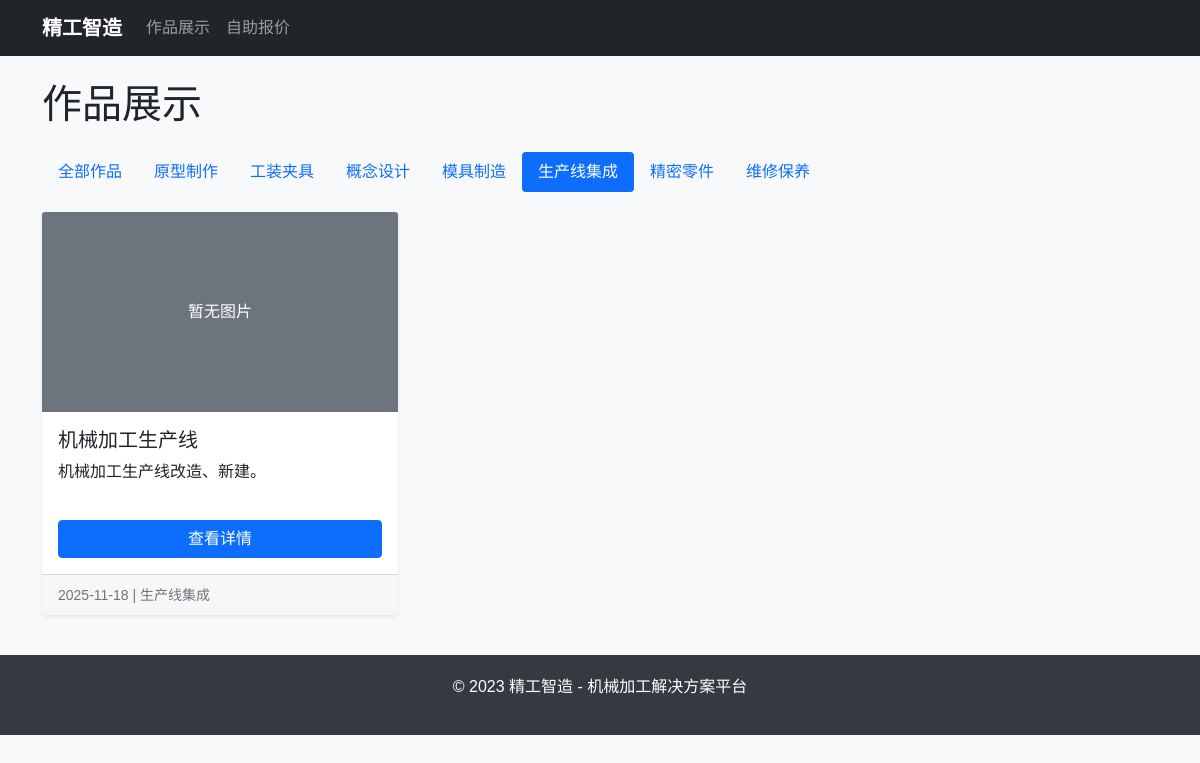
Screenshot of /gallery/category/production-line/ with the database file from the repository.
### gallery/models.py (models this page shows, shortened)
class Category(models.Model):
    name = models.CharField(max_length=100, unique=True, verbose_name='分类名称')
    slug = models.SlugField(max_length=100, blank=True, verbose_name='URL标识')
    description = models.TextField(blank=True, verbose_name='分类描述')
    created_at = models.DateTimeField(auto_now_add=True, verbose_name='创建时间')
    class Meta:
        verbose_name = '作品分类'
        verbose_name_plural = '作品分类'
        ordering = ['name']

class Work(models.Model):
    WORK_CATEGORIES = [
        ('precise_part', '精密零件'),
        ('fixture', '工装夹具'),
        ('production_line', '生产线集成'),
        ('concept_design', '概念设计'),
    ]
    title = models.CharField(max_length=200, verbose_name='作品标题')
    description = models.TextField(verbose_name='作品描述')
    category = models.ForeignKey(Category, on_delete=models.CASCADE, verbose_name='分类')
    image = models.ImageField(upload_to='works/images/', blank=True, verbose_name='展示图片')
    project_background = models.TextField(verbose_name='项目背景')
    model_file = models.FileField(upload_to='works/models/', blank=True, verbose_name='3D模型文件')
    process_difficulties = models.TextField(verbose_name='加工难点与解决方案')
    equipment_used = models.TextField(verbose_name='使用设备')
    materials = models.TextField(verbose_name='材料')
    process_techniques = models.TextField(verbose_name='工艺')
    project_duration = models.CharField(max_length=100, verbose_name='项目周期')
    video_url = models.URLField(blank=True, verbose_name='视频链接')
    is_featured = models.BooleanField(default=False, verbose_name='推荐作品')
    created_at = models.DateTimeField(auto_now_add=True, verbose_name='创建时间')
    updated_at = models.DateTimeField(auto_now=True, verbose_name='更新时间')
    class Meta:
        verbose_name = '作品'
        verbose_name_plural = '作品'
        ordering = ['-created_at']

### gallery/views.py (the view)
# urls.py: path('', views.work_list, name='work_list'),
def work_list(request, category_slug=None):
    category = None
    works = Work.objects.all()
    categories = Category.objects.all()
    if category_slug:
        category = get_object_or_404(Category, slug=category_slug)
        works = works.filter(category=category)
    paginator = Paginator(works, 9)  # 每页显示9个作品
    page_number = request.GET.get('page')
    page_obj = paginator.get_page(page_number)
    context = {
        'page_obj': page_obj,
        'categories': categories,
        'current_category': category,
    }
    return render(request, 'gallery/work_list.html', context)

### templates/gallery/work_list.html (shortened to what this page needs)
{% extends 'base.html' %}
{% block content %}
<div class="row">
    <div class="col-12">
        <h1 class="mb-4">作品展示</h1>
    </div>
</div>
<div class="row category-nav">
    <div class="col-12">
        <ul class="nav nav-pills">
            <li class="nav-item">
                <a class="nav-link {% if not current_category %}active{% endif %}" href="{% url 'gallery:work_list' %}">全部作品</a>
            </li>
            {% for category in categories %}
            {% if category.slug %}
            <li class="nav-item">
                <a class="nav-link {% if current_category and current_category.id == category.id %}active{% endif %}"
                   href="{% url 'gallery:work_list_by_category' category.slug %}">
                    {{ category.name }}
                </a>
            </li>
            {% endif %}
            {% endfor %}
        </ul>
    </div>
</div>
<div class="row">
    {% for work in page_obj %}
    <div class="col-md-4 col-sm-6">
        <div class="card h-100">
            {% if work.image %}
            <img src="{{ work.image.url }}" class="card-img-top work-image" alt="{{ work.title }}">
            {% else %}
            <div class="card-img-top work-image bg-secondary d-flex align-items-center justify-content-center text-white">
                暂无图片
            </div>
            {% endif %}
            <div class="card-body d-flex flex-column">
                <h5 class="card-title">{{ work.title }}</h5>
                <p class="card-text flex-grow-1">{{ work.description|truncatewords:20 }}</p>
                <a href="{% url 'gallery:work_detail' work.id %}" class="btn btn-primary mt-auto">查看详情</a>
            </div>
            <div class="card-footer">
                <small class="text-muted">{{ work.created_at|date:"Y-m-d" }} | {{ work.category.name }}</small>
            </div>
        </div>
    </div>
    {% empty %}
    <div class="col-12">
        <div class="alert alert-info">
            暂无作品展示。
        </div>
    </div>
    {% endfor %}
</div>
{% endblock %}

### templates/base.html (style rules this page uses)
body { font-family: 'Microsoft YaHei', sans-serif; background-color: #f8f9fa; }
.card { margin-bottom: 20px; border: none; box-shadow: 0 0.125rem 0.25rem rgba(0, 0, 0, 0.075); transition: box-shadow 0.3s ease-in-out; }
.work-image { height: 200px; object-fit: cover; }
.category-nav { margin-bottom: 20px; }

### rows the page displays
Category: name "原型制作"
Category: name "工装夹具"
Category: name "概念设计"
Category: name "模具制造"
Category: name "生产线集成"
Category: name "精密零件"
Category: name "维修保养"
Work: image "暂无图片", title "机械加工生产线", description "机械加工生产线改造、新建。", created_at "2025-11-18", category.name "生产线集成"
